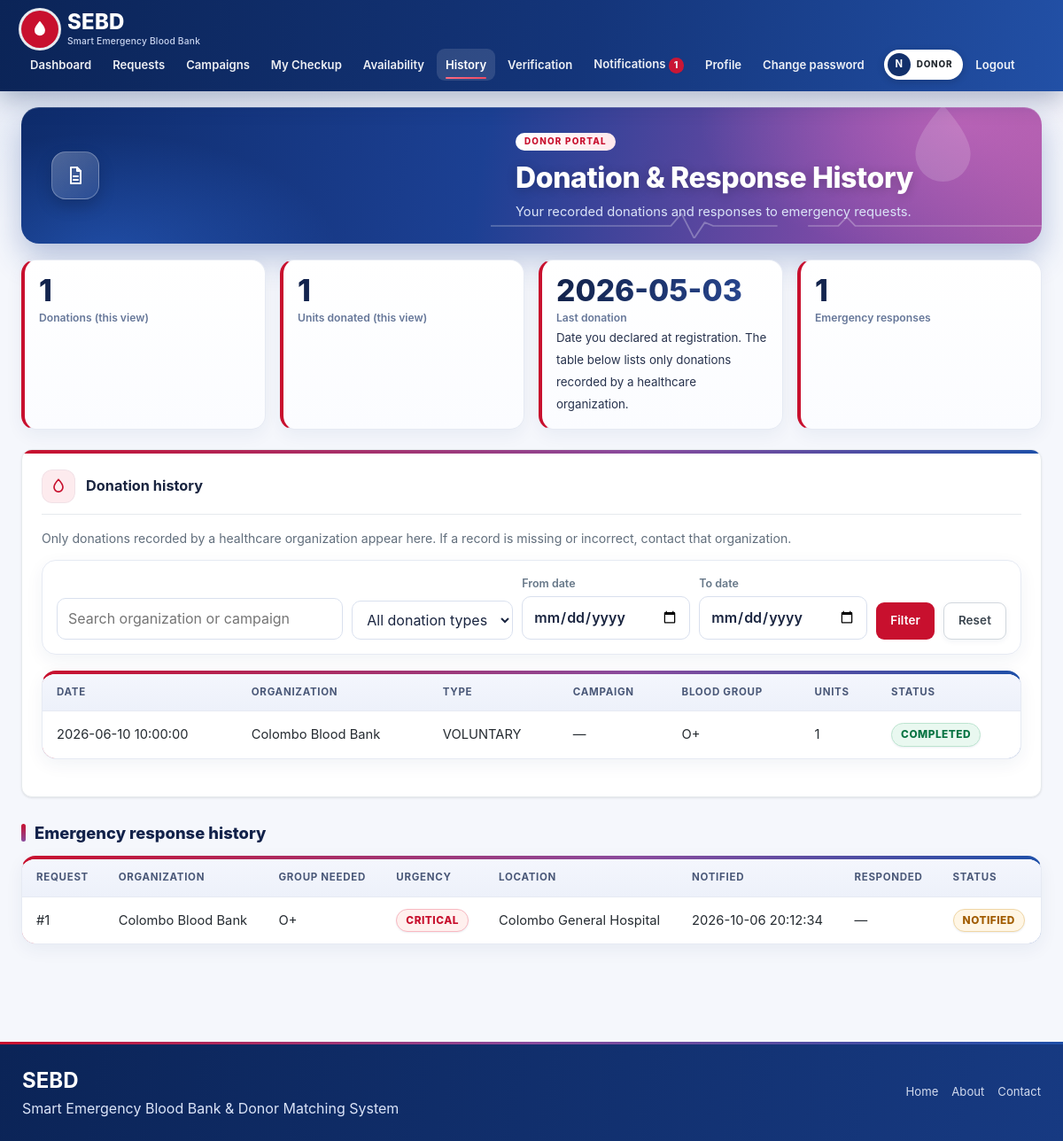
Page /donor/donation_history.php (signed in) on the committed database.
### tables this page shows
CREATE TABLE IF NOT EXISTS `donors` (
  `donor_id` int NOT NULL AUTO_INCREMENT,
  `user_id` int NOT NULL,
  `blood_group` enum('A+','A-','B+','B-','AB+','AB-','O+','O-') NOT NULL,
  `date_of_birth` date NOT NULL,
  `weight_kg` decimal(5,2) DEFAULT NULL,
  `gender` varchar(20) DEFAULT NULL,
  `address` varchar(255) DEFAULT NULL,
  `city` varchar(100) DEFAULT NULL,
  `latitude` decimal(10,7) DEFAULT NULL,
  `longitude` decimal(10,7) DEFAULT NULL,
  `last_donation_date` date DEFAULT NULL,
  `recent_illness` varchar(255) DEFAULT NULL,
  `medication` varchar(255) DEFAULT NULL,
  `preferred_organization_id` int DEFAULT NULL,
  `rejection_reason` varchar(255) DEFAULT NULL,
  `re_review_requested` tinyint(1) NOT NULL DEFAULT '0',
  `health_status` enum('PENDING','CLEARED') DEFAULT 'PENDING',
  `verification_status` enum('PENDING','VERIFIED','REJECTED') DEFAULT 'PENDING',
  `availability_status` enum('AVAILABLE','UNAVAILABLE') DEFAULT 'UNAVAILABLE',
  `created_at` datetime DEFAULT CURRENT_TIMESTAMP,
  `updated_at` datetime DEFAULT CURRENT_TIMESTAMP ON UPDATE CURRENT_TIMESTAMP,
  PRIMARY KEY (`donor_id`),
  UNIQUE KEY `user_id` (`user_id`)
);

CREATE TABLE IF NOT EXISTS `donations` (
  `donation_id` int NOT NULL AUTO_INCREMENT,
  `donor_id` int NOT NULL,
  `organization_id` int NOT NULL,
  `campaign_id` int DEFAULT NULL,
  `match_id` int DEFAULT NULL,
  `donation_type` enum('VOLUNTARY','CAMPAIGN','WALK_IN','EMERGENCY') NOT NULL,
  `blood_group` enum('A+','A-','B+','B-','AB+','AB-','O+','O-') NOT NULL,
  `units_donated` int NOT NULL DEFAULT '1',
  `donation_date` datetime NOT NULL,
  `status` enum('COMPLETED','CANCELLED') DEFAULT 'COMPLETED',
  `notes` text,
  PRIMARY KEY (`donation_id`),
  KEY `donor_id` (`donor_id`),
  KEY `organization_id` (`organization_id`),
  KEY `campaign_id` (`campaign_id`),
  KEY `match_id` (`match_id`)
);

CREATE TABLE IF NOT EXISTS `healthcare_organizations` (
  `organization_id` int NOT NULL AUTO_INCREMENT,
  `user_id` int NOT NULL,
  `organization_name` varchar(150) NOT NULL,
  `organization_type` varchar(50) DEFAULT NULL,
  `registration_number` varchar(100) NOT NULL,
  `address` varchar(255) DEFAULT NULL,
  `city` varchar(100) DEFAULT NULL,
  `phone` varchar(20) DEFAULT NULL,
  `verification_status` enum('PENDING','VERIFIED','REJECTED') DEFAULT 'PENDING',
  `created_at` datetime DEFAULT CURRENT_TIMESTAMP,
  `certificate_file` varchar(100) DEFAULT NULL,
  `rejection_reason` varchar(255) DEFAULT NULL,
  `reviewed_by` int DEFAULT NULL,
  `reviewed_at` datetime DEFAULT NULL,
  `pending_city` varchar(100) DEFAULT NULL,
  `pending_address` varchar(255) DEFAULT NULL,
  `location_change_at` datetime DEFAULT NULL,
  PRIMARY KEY (`organization_id`),
  UNIQUE KEY `user_id` (`user_id`),
  UNIQUE KEY `registration_number` (`registration_number`)
);

CREATE TABLE IF NOT EXISTS `donor_matches` (
  `match_id` int NOT NULL AUTO_INCREMENT,
  `request_id` int NOT NULL,
  `donor_id` int NOT NULL,
  `compatibility_status` enum('COMPATIBLE','INCOMPATIBLE') NOT NULL,
  `distance_km` decimal(10,2) DEFAULT NULL,
  `match_score` decimal(5,2) DEFAULT NULL,
  `status` enum('NOTIFIED','ACCEPTED','DECLINED','COMPLETED') DEFAULT 'NOTIFIED',
  `matched_at` datetime DEFAULT CURRENT_TIMESTAMP,
  `responded_at` datetime DEFAULT NULL,
  `completed_at` datetime DEFAULT NULL,
  `decline_reason` varchar(255) DEFAULT NULL,
  PRIMARY KEY (`match_id`),
  UNIQUE KEY `request_id` (`request_id`,`donor_id`),
  KEY `donor_id` (`donor_id`)
);

CREATE TABLE IF NOT EXISTS `emergency_requests` (
  `request_id` int NOT NULL AUTO_INCREMENT,
  `organization_id` int NOT NULL,
  `blood_group` enum('A+','A-','B+','B-','AB+','AB-','O+','O-') NOT NULL,
  `units_required` int NOT NULL,
  `urgency` enum('CRITICAL','HIGH','NORMAL') NOT NULL,
  `required_time` datetime NOT NULL,
  `location` varchar(255) NOT NULL,
  `reason` text,
  `notes` text,
  `status` enum('PENDING','MATCHING','PARTIALLY_FULFILLED','FULFILLED','CANCELLED') DEFAULT 'PENDING',
  `created_at` datetime DEFAULT CURRENT_TIMESTAMP,
  `updated_at` datetime DEFAULT CURRENT_TIMESTAMP ON UPDATE CURRENT_TIMESTAMP,
  `closed_at` datetime DEFAULT NULL,
  PRIMARY KEY (`request_id`),
  KEY `organization_id` (`organization_id`)
);

### donor/donation_history.php (the view, shortened to what this page needs)
<?php require_once __DIR__.'/../includes/auth.php'; require_role('DONOR');
$d=my_donor($pdo); $validTypes=['VOLUNTARY','CAMPAIGN','WALK_IN','EMERGENCY']; $t=get('type'); $f=get('from'); $to=get('to'); $q=get('q');
$sql='SELECT n.*,o.organization_name,c.campaign_name FROM donations n JOIN healthcare_organizations o ON o.organization_id=n.organization_id LEFT JOIN donation_campaigns c ON c.campaign_id=n.campaign_id WHERE n.donor_id=?'; $p=[$d['donor_id']];
$s=$pdo->prepare($sql.' ORDER BY n.donation_date DESC'); $s->execute($p); $rows=$s->fetchAll();
$cnt=0;$units=0; foreach($rows as $x) if($x['status']==='COMPLETED'){ $cnt++; $units+=(int)$x['units_donated']; }
$rs='SELECT m.*,r.blood_group,r.urgency,r.location,o.organization_name FROM donor_matches m JOIN emergency_requests r USING(request_id) JOIN healthcare_organizations o ON o.organization_id=r.organization_id WHERE m.donor_id=?'; $rp=[$d['donor_id']];
$r=$pdo->prepare($rs.' ORDER BY m.matched_at DESC'); $r->execute($rp); $responses=$r->fetchAll();
$title='Donation & Response History'; $page_intro='Your recorded donations and responses to emergency requests.'; require '../includes/header.php'; ?>
<div class="grid"><div class="stat"><b><?= $cnt ?></b><span>Donations (this view)</span></div><div class="stat"><b><?= $units ?></b><span>Units donated (this view)</span></div><div class="stat"><b><?= h($d['last_donation_date']?:'—') ?></b><span>Last donation</span><small class="stat-note">Date you declared at registration. The table below lists only donations recorded by a healthcare organization.</small></div><div class="stat"><b><?= count($responses) ?></b><span>Emergency responses</span></div></div>
<div class="card"><h2>Donation history</h2><p class="muted">Only donations recorded by a healthcare organization appear here. If a record is missing or incorrect, contact that organization.</p>
<form class="filter"><input name="q" placeholder="Search organization or campaign" value="<?= h($q) ?>"><select name="type"><option value="">All donation types</option><?php foreach($validTypes as $x): ?><option value="<?= h($x) ?>" <?= $t===$x?'selected':'' ?>><?= h(ucwords(strtolower(str_replace('_',' ',$x))) ) ?></option><?php endforeach; ?></select><label class="dl">From date <input type="date" name="from" value="<?= h($f) ?>"></label><label class="dl">To date <input type="date" name="to" value="<?= h($to) ?>"></label><button class="btn">Filter</button> <a class="btn alt" href="donation_history.php">Reset</a></form>
<div class="tw"><table><thead><tr><th>Date</th><th>Organization</th><th>Type</th><th>Campaign</th><th>Blood group</th><th>Units</th><th>Status</th></tr></thead><tbody><?php foreach($rows as $x): ?><tr><td><?= h($x['donation_date']) ?></td><td><?= h($x['organization_name']) ?></td><td><?= h($x['donation_type']) ?></td><td><?= h($x['campaign_name']?:'—') ?></td><td><?= h($x['blood_group']) ?></td><td><?= h($x['units_donated']) ?></td><td><?= badge($x['status']) ?></td></tr><?php endforeach; ?><?php if(!$rows): ?><tr><td colspan="7">No donation records match these filters.</td></tr><?php endif; ?></tbody></table></div></div>
<h2>Emergency response history</h2><div class="tw"><table><thead><tr><th>Request</th><th>Organization</th><th>Group needed</th><th>Urgency</th><th>Location</th><th>Notified</th><th>Responded</th><th>Status</th></tr></thead><tbody><?php foreach($responses as $x): ?><tr><td>#<?= (int)$x['request_id'] ?></td><td><?= h($x['organization_name']) ?></td><td><?= h($x['blood_group']) ?></td><td><?= badge($x['urgency']) ?></td><td><?= h($x['location']) ?></td><td><?= h($x['matched_at']) ?></td><td><?= h($x['responded_at']??'—') ?></td><td><?= badge($x['status']) ?></td></tr><?php endforeach; ?><?php if(!$responses): ?><tr><td colspan="8">No emergency responses recorded yet.</td></tr><?php endif; ?></tbody></table></div>
<?php require '../includes/footer.php'; ?>

### includes/functions.php (shortened to what this page needs)
<?php
function icon($n){
  static $i=[
  'drop'=>'<path d="M12 2.7s6 6.2 6 10.6a6 6 0 0 1-12 0c0-4.4 6-10.6 6-10.6z"/>',
  'users'=>'<path d="M16 20v-1.5a3.5 3.5 0 0 0-3.5-3.5h-5A3.5 3.5 0 0 0 4 18.5V20"/><circle cx="10" cy="8" r="3.5"/><path d="M20 20v-1.5a3.5 3.5 0 0 0-2.5-3.3M15.5 4.7a3.5 3.5 0 0 1 0 6.6"/>',
  'user'=>'<circle cx="12" cy="8" r="4"/><path d="M4 21v-1a6 6 0 0 1 6-6h4a6 6 0 0 1 6 6v1"/>',
  'check'=>'<path d="M5 12.5l4.5 4.5L19 7.5"/>',
  'hospital'=>'<path d="M4 21V6a1 1 0 0 1 1-1h8a1 1 0 0 1 1 1v15M14 10h5a1 1 0 0 1 1 1v10M2 21h20M9 8v6M6 11h6"/>',
  'activity'=>'<path d="M3 12h4l3-8 4 16 3-8h4"/>',
  'alert'=>'<path d="M12 3.5L21.5 20h-19z"/><path d="M12 10v5M12 17.5v.01"/>',
  'target'=>'<circle cx="12" cy="12" r="9"/><circle cx="12" cy="12" r="5"/><circle cx="12" cy="12" r="1"/>',
  'lock'=>'<rect x="5" y="11" width="14" height="10" rx="2"/><path d="M8 11V8a4 4 0 0 1 8 0v3"/>',
  'message'=>'<path d="M21 12a8 8 0 0 1-11.6 7.1L4 20.5l1.4-4.6A8 8 0 1 1 21 12z"/>',
  'pin'=>'<path d="M12 21s7-6.2 7-11.5a7 7 0 0 0-14 0C5 14.8 12 21 12 21z"/><circle cx="12" cy="9.5" r="2.5"/>',
  'mail'=>'<rect x="3" y="5" width="18" height="14" rx="2"/><path d="M3 7l9 6 9-6"/>',
  'phone'=>'<path d="M5 4h4l2 5-2.5 1.5a11 11 0 0 0 5 5L15 13l5 2v4a2 2 0 0 1-2 2A16 16 0 0 1 3 6a2 2 0 0 1 2-2z"/>',
  'shield'=>'<path d="M12 3l8 3v6c0 4.5-3.4 8-8 9-4.6-1-8-4.5-8-9V6z"/><path d="M9 12l2.2 2.2L15.5 10"/>',
  'clock'=>'<circle cx="12" cy="12" r="9"/><path d="M12 7v5l3 2"/>',
  'arrow'=>'<path d="M5 12h14M13 6l6 6-6 6"/>',
  'calendar'=>'<rect x="4" y="5" width="16" height="15" rx="2"/><path d="M4 10h16M9 3v4M15 3v4"/>',
  'bell'=>'<path d="M6 16v-5a6 6 0 0 1 12 0v5l1.5 2h-15z"/><path d="M10 20.5a2 2 0 0 0 4 0"/>',
  'heart'=>'<path d="M12 20s-7.5-4.6-7.5-10a4.3 4.3 0 0 1 7.5-2.8A4.3 4.3 0 0 1 19.5 10c0 5.4-7.5 10-7.5 10z"/>',
  'clipboard'=>'<rect x="6" y="4" width="12" height="17" rx="2"/><path d="M9 4h6v3H9zM9 12h6M9 16h4"/>',
  'megaphone'=>'<path d="M4 10v4h3l7 4V6L7 10z"/><path d="M17.5 9.5a4 4 0 0 1 0 5"/>',
  'ban'=>'<circle cx="12" cy="12" r="9"/><path d="M5.6 5.6l12.8 12.8"/>',
  'file'=>'<path d="M7 3h7l4 4v14H7z"/><path d="M14 3v4h4M10 13h5M10 17h5"/>',
  'menu'=>'<path d="M4 6h16M4 12h16M4 18h16"/>'
  ];
  return "<svg class='ico' viewBox='0 0 24 24' width='1em' height='1em' aria-hidden='true' focusable='false'>".$i[$n].'</svg>';
}
function h($s){ return htmlspecialchars((string)$s, ENT_QUOTES, 'UTF-8'); }
function get($k,$d=''){ $v=$_GET[$k] ?? $d; return is_string($v)?trim($v):(string)$d; }
function badge($s){ $label=$s==='CLEARED'?'Checkup cleared':str_replace('_',' ',$s); return "<span class='badge b-".strtolower(h($s))."'>".h($label)."</span>"; }
function my_donor($pdo){ $s=$pdo->prepare("SELECT d.*,u.full_name,u.email,u.phone FROM donors d JOIN users u USING(user_id) WHERE d.user_id=?"); $s->execute([$_SESSION['uid']]); return $s->fetch(); }

### rows in the picture
donors: last_donation_date "2026-05-03"
donations: donation_date "2026-06-10 10:00:00", organization.organization_name "Colombo Blood Bank", donation_type "VOLUNTARY", campaign_name "—", blood_group "O+", units_donated "1", status "COMPLETED"
donor_matches: request "1", healthcare_organizations.organization_name "Colombo Blood Bank", request.blood_group "O+", request.urgency "CRITICAL NOTIFIED", request.location "Colombo General Hospital", matched_at "2026-10-06 20:12:34", responded_at "—"

### other values in the picture
$l "Dashboard"
$l "Requests"
$l "Campaigns"
$l "My Checkup"
$l "Availability"
$l "History"
$l "Verification"
$l "Notifications"
$unreadNav "1"
$l "Profile"
$l "Change password"
substr($_SESSION['name']??'U',0,1) "N"
$title "Donation & Response History"
$page_intro "Your recorded donations and responses to emergency requests."
$cnt "1"
